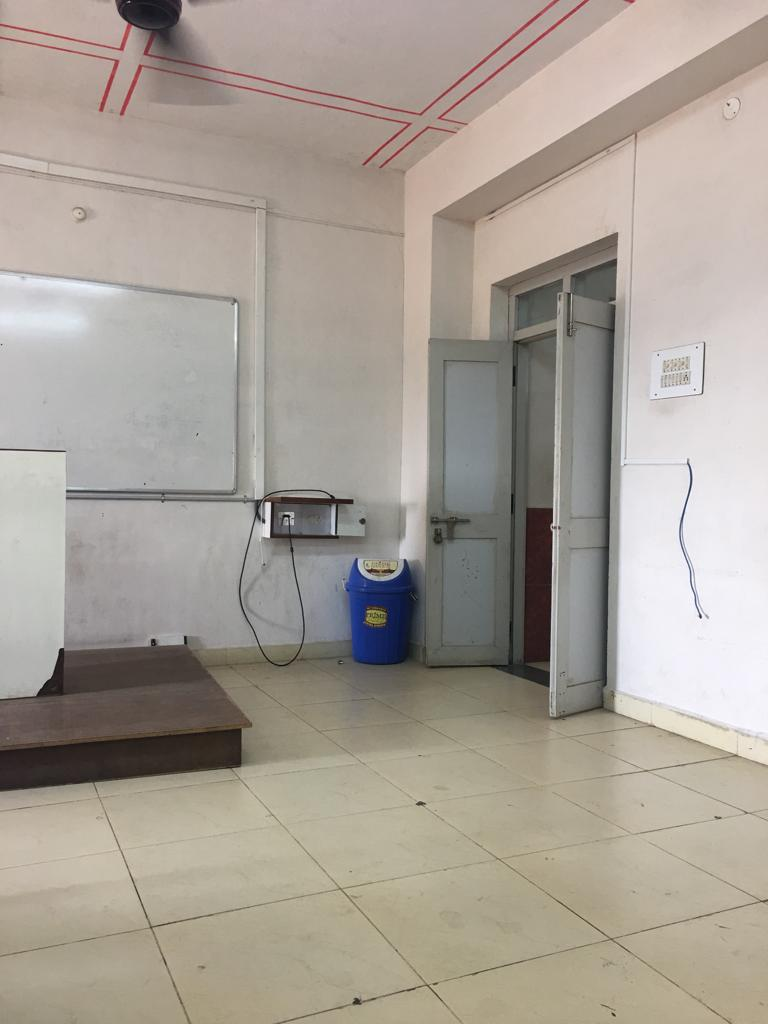
#> input picture code/room.jpeg, 768 x 1024 px, found by its file name
$ python grad_descent.py room.jpeg
#> lines starting #> are read from the running program, lines starting #| are printed output that depends on the picture; pictures that were not available may be replaced by others from this repository, and a replacement may not be noted
# import haze
# from haze import files
import numpy as np
import cv2
import matplotlib.pyplot as plt
import os
import errno
import sys
cwd = os.getcwd()
depth_files = os.listdir(cwd+"/depthmap")
print ('files in the folder "/depthmap" are ',depth_files)
if (len(sys.argv)==2):
    iter = sys.argv[1]
else:
    iter = 30

for i in depth_files:
    img_file_name = i.replace("depthmap_","")
    _I = cv2.imread(cwd+"/haze_img/" + img_file_name )
#> _I is the input picture: shape (1024, 768, 3); mean B, G, R 150, 159.4, 167.5
    I = cv2.cvtColor(_I, cv2.COLOR_BGR2RGB)
    H,S,V = cv2.split(cv2.cvtColor(I, cv2.COLOR_BGR2HSV))
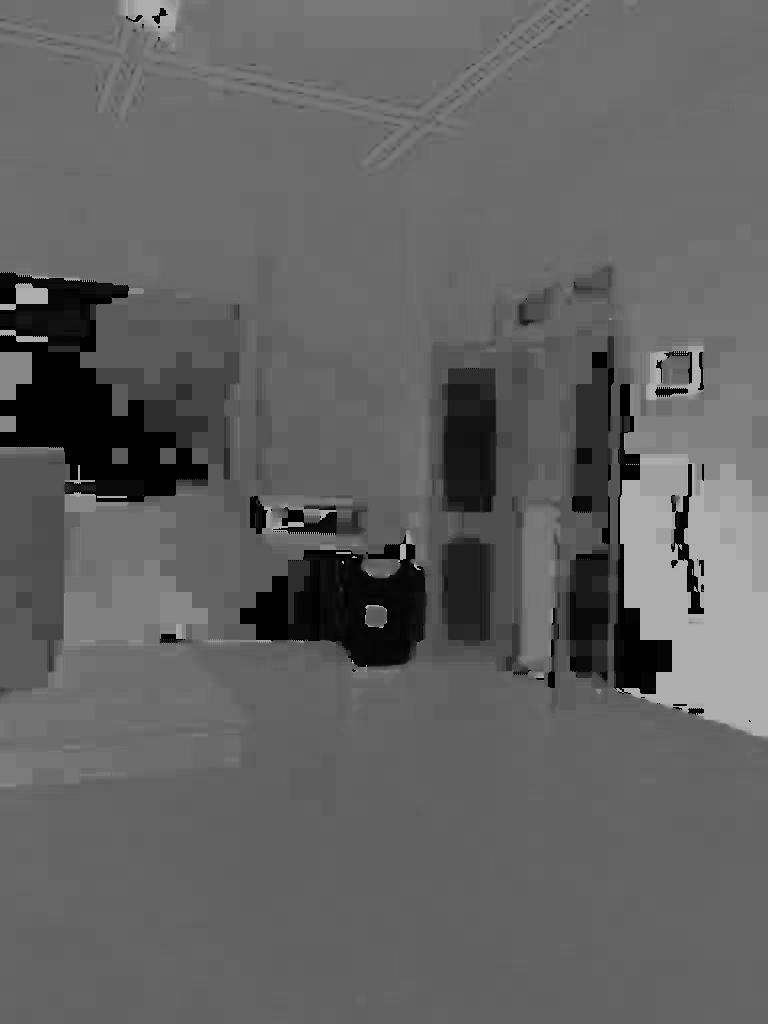
#> H: shape (1024, 768); min 0, max 179, mean 97.6
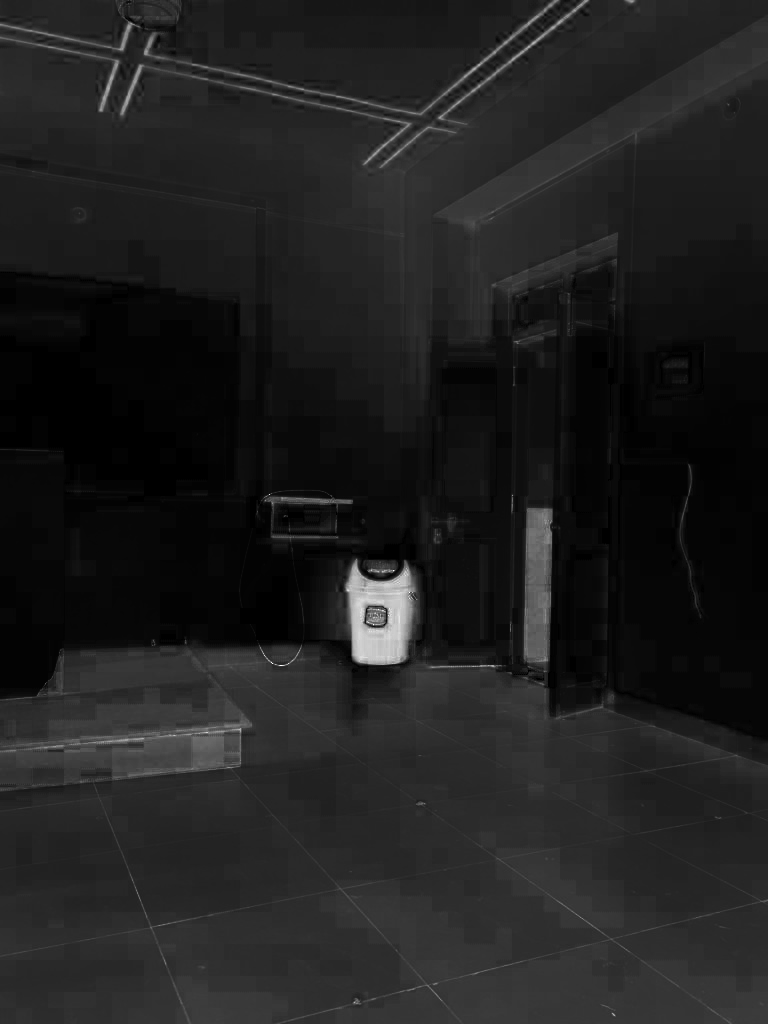
#> S: shape (1024, 768); min 0, max 255, mean 31.7
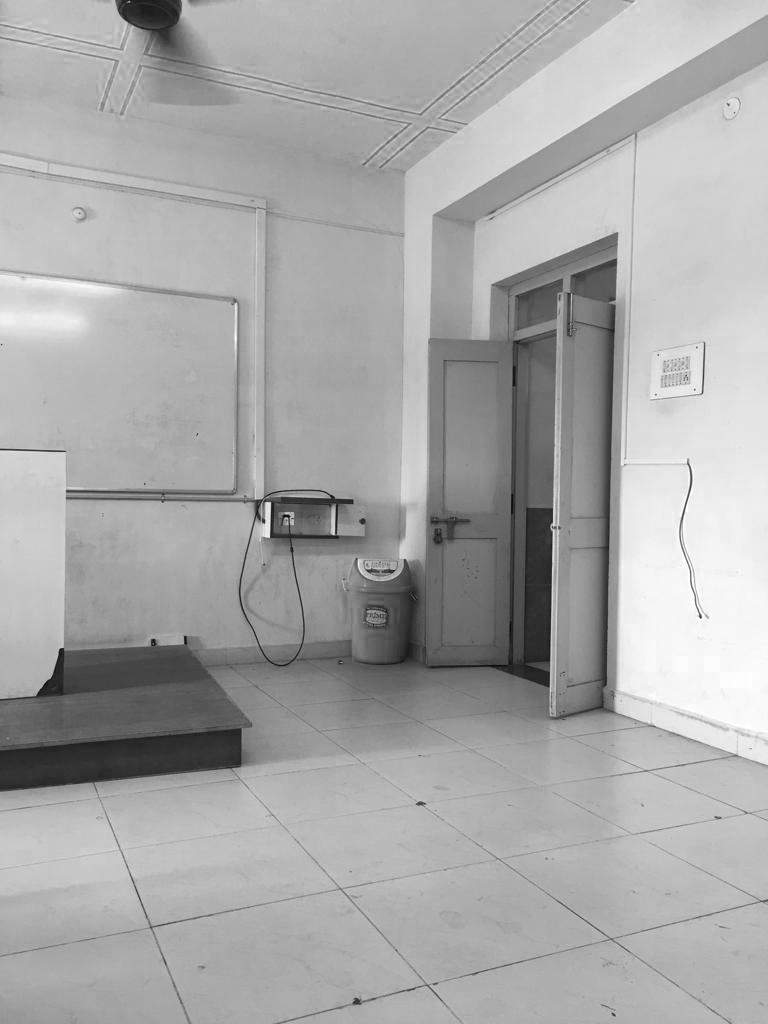
#> V: shape (1024, 768); min 6, max 255, mean 168.6
    S = S/255.0
    V = V/255.0
    img_h = V.shape[0]
#> img_h = 1024
    img_w = V.shape[1]
#> img_w = 768
    zero_array = np.zeros(V.shape)
    theta_0, theta_1, theta_2 = zero_array, zero_array+1 ,zero_array-1
    sum, wsum, vsum, ssum = 0, 0, 0, 0
    sigma = 0
#> (the run stopped early here; a loop or call above may not have finished)
